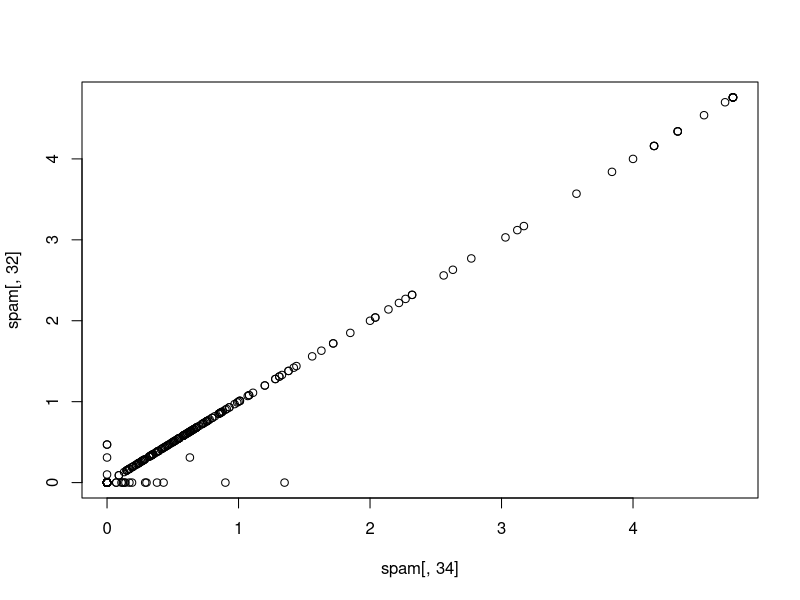
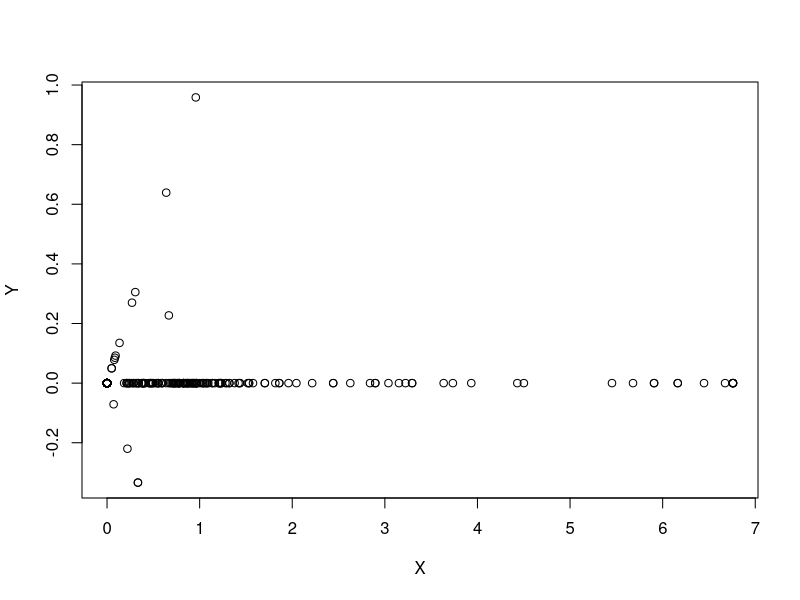
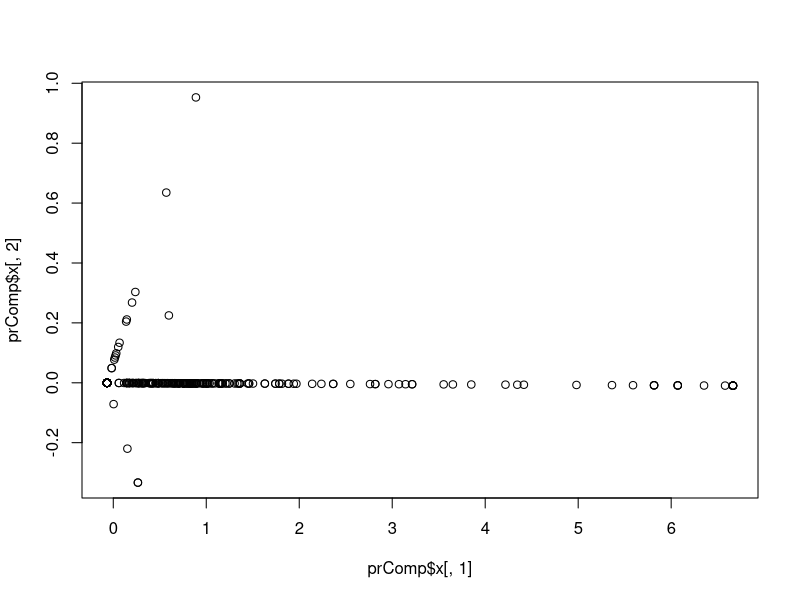
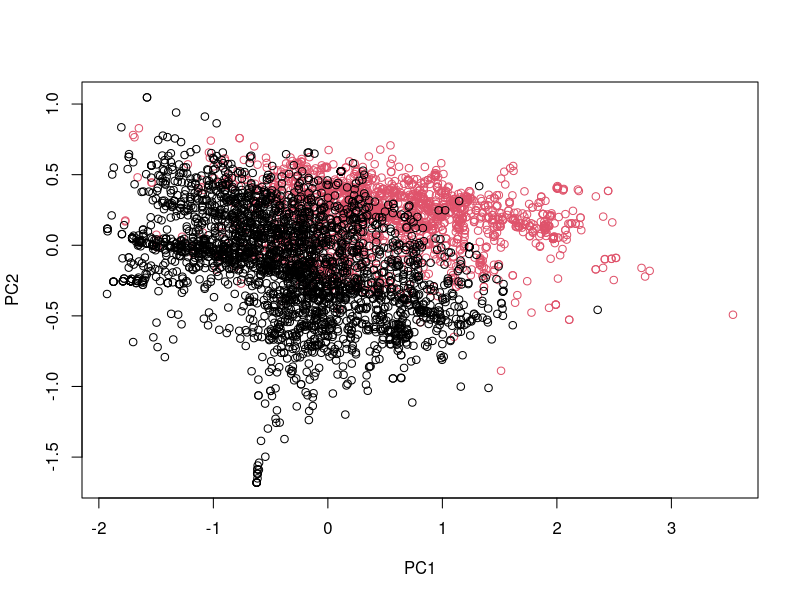

The R script that drew these images, in order:
#Correlated predictors
library(caret);library(kernlab);data(spam)
inTrainingSet <- createDataPartition(y=spam$type,
                                     p=.75,list=FALSE)
trainingSet <- spam[inTrainingSet,]
testingSet <- spam[-inTrainingSet,]

M <- abs(cor(trainingSet[,-58]))
diag(M) <- 0
which(M > .8,arr.ind=T)

names(spam)[c(34,32)]
plot(spam[,34],spam[,32])

#rotate the plot
X <- .71*trainingSet$num415 + .71*trainingSet$num857
Y <- .71*trainingSet$num415 - .71*trainingSet$num857
plot(X,Y)

smallSpam <- spam[,c(34,32)]
prComp <- prcomp(smallSpam)
plot(prComp$x[,1],prComp$x[,2])

prComp$rotation

typeColor <- ((spam$type=="spam")*1+1)
prComp <- prcomp(log10(spam[,-58]+1))
plot(prComp$x[,1],prComp$x[,2],col=typeColor,xlab="PC1",ylab="PC2")
